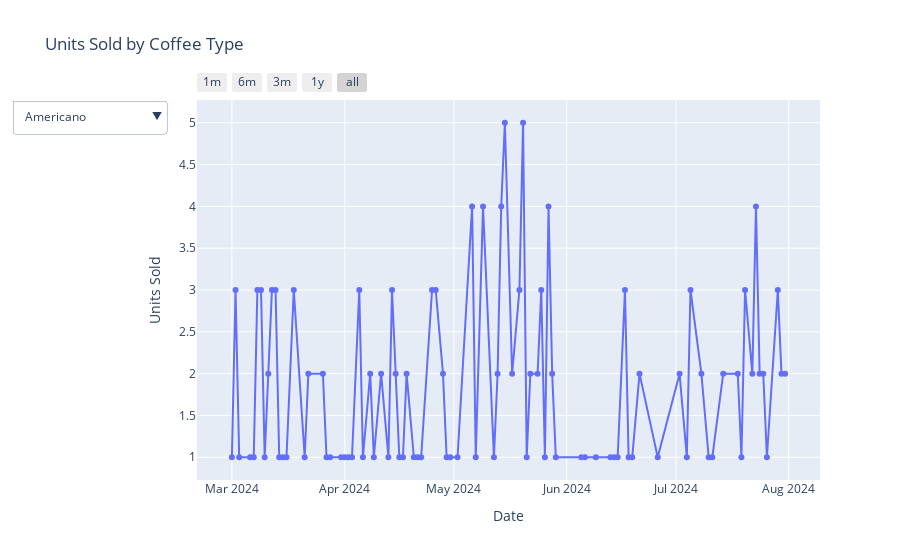

The notebook cell saved with this chart:
### Code cell
fig = go.Figure()
data['date_only'] = data.index.date
units_sold = data.groupby(['date_only', 'coffee_name']).size().reset_index(name='units_sold')

#Add a trace for each coffee type
coffee_types = units_sold['coffee_name'].unique()
for coffee in coffee_types:
    filtered_data = units_sold[units_sold['coffee_name'] == coffee]
    fig.add_trace(go.Scatter(x=filtered_data['date_only'], y=filtered_data['units_sold'], mode='lines+markers', name=coffee, visible=(coffee == coffee_types[0])))

#List of buttons for the dropdown menu
buttons = []
for coffee in coffee_types:
    buttons.append(dict(
        label=coffee,
        method="update",
        args=[{"visible": [trace.name == coffee for trace in fig.data]},
              {"title": f"Units Sold for {coffee}"}]
    ))

#Add the "All" button to show all traces
buttons.append(dict(
    label="All",
    method="update",
    args=[{"visible": [True] * len(fig.data)},
          {"title": "Units Sold by Coffee Type"}]
))

fig.update_xaxes(
    rangeselector=dict(
        buttons=list([
            dict(count=1, label="1m", step="month", stepmode="backward"),
            dict(count=6, label="6m", step="month", stepmode="backward"),
            dict(count=3, label="3m", step="month", stepmode="backward"),
            dict(count=1, label="1y", step="year", stepmode="backward"),
            dict(step="all")
        ])
    )
)

fig.update_layout(
    updatemenus=[
        dict(
            active=0,
            buttons=buttons,
        )
    ],
    title_text="Units Sold by Coffee Type",
    xaxis_title="Date",
    yaxis_title="Units Sold"
)
fig.show()

### Figure 1 — Plotly figure (JSON) as saved in the notebook; plotly's stock layout.template omitted (floating-point values rounded to 4 significant figures)
{"data": [{"mode": "lines+markers", "name": "Americano", "type": "scatter", "visible": true, "x": ["2024-03-01", "2024-03-02", "2024-03-03", "2024-03-06", "2024-03-07", "2024-03-08", "2024-03-09", "2024-03-10", "2024-03-11", "2024-03-12", "2024-03-13", "2024-03-14", "2024-03-15", "2024-03-16", "2024-03-18", "2024-03-21", "2024-03-22", "2024-03-26", "2024-03-27", "2024-03-28", "2024-03-31", "2024-04-01", "2024-04-02", "2024-04-03", "2024-04-05", "2024-04-06", "2024-04-08", "2024-04-09", "2024-04-11", "2024-04-13", "2024-04-14", "2024-04-15", "2024-04-16", "2024-04-17", "2024-04-18", "2024-04-20", "2024-04-21", "2024-04-22", "2024-04-25", "2024-04-26", "2024-04-28", "2024-04-29", "2024-04-30", "2024-05-02", "2024-05-06", "2024-05-07", "2024-05-09", "2024-05-12", "2024-05-13", "2024-05-14", "2024-05-15", "2024-05-17", "2024-05-19", "2024-05-20", "2024-05-21", "2024-05-22", "2024-05-24", "2024-05-25", "2024-05-26", "2024-05-27", "2024-05-28", "2024-05-29", "2024-06-05", "2024-06-06", "2024-06-09", "2024-06-13", "2024-06-14", "2024-06-15", "2024-06-17", "2024-06-18", "2024-06-19", "2024-06-21", "2024-06-26", "2024-07-02", "2024-07-04", "2024-07-05", "2024-07-08", "2024-07-10", "2024-07-11", "2024-07-14", "2024-07-18", "2024-07-19", "2024-07-20", "2024-07-22", "2024-07-23", "2024-07-24", "2024-07-25", "2024-07-26", "2024-07-29", "2024-07-30", "2024-07-31"], "y": [1, 3, 1, 1, 1, 3, 3, 1, 2, 3, 3, 1, 1, 1, 3, 1, 2, 2, 1, 1, 1, 1, 1, 1, 3, 1, 2, 1, 2, 1, 3, 2, 1, 1, 2, 1, 1, 1, 3, 3, 2, 1, 1, 1, 4, 1, 4, 1, 2, 4, 5, 2, 3, 5, 1, 2, 2, 3, 1, 4, 2, 1, 1, 1, 1, 1, 1, 1, 3, 1, 1, 2, 1, 2, 1, 3, 2, 1, 1, 2, 2, 1, 3, 2, 4, 2, 2, 1, 3, 2, 2]}, {"mode": "lines+markers", "name": "Americano with Milk", "type": "scatter", "visible": false, "x": ["2024-03-01", "2024-03-02", "2024-03-03", "2024-03-04", "2024-03-06", "2024-03-07", "2024-03-08", "2024-03-09", "2024-03-10", "2024-03-12", "2024-03-13", "2024-03-14", "2024-03-16", "2024-03-19", "2024-03-22", "2024-03-23", "2024-03-25", "2024-03-27", "2024-03-30", "2024-04-01", "2024-04-05", "2024-04-06", "2024-04-07", "2024-04-08", "2024-04-11", "2024-04-14", "2024-04-15", "2024-04-16", "2024-04-18", "2024-04-19", "2024-04-20", "2024-04-22", "2024-04-23", "2024-04-24", "2024-04-29", "2024-04-30", "2024-05-02", "2024-05-06", "2024-05-07", "2024-05-09", "2024-05-10", "2024-05-11", "2024-05-12", "2024-05-13", "2024-05-14", "2024-05-15", "2024-05-16", "2024-05-17", "2024-05-18", "2024-05-19", "2024-05-20", "2024-05-21", "2024-05-22", "2024-05-23", "2024-05-24", "2024-05-25", "2024-05-26", "2024-05-27", "2024-05-28", "2024-05-30", "2024-05-31", "2024-06-01", "2024-06-02", "2024-06-03", "2024-06-04", "2024-06-05", "2024-06-06", "2024-06-07", "2024-06-08", "2024-06-09", "2024-06-11", "2024-06-12", "2024-06-13", "2024-06-14", "2024-06-15", "2024-06-16", "2024-06-17", "2024-06-18", "2024-06-19", "2024-06-20", "2024-06-21", "2024-06-22", "2024-06-23", "2024-06-24", "2024-06-25", "2024-06-26", "2024-06-27", "2024-06-28", "2024-06-29", "2024-06-30", "2024-07-02", "2024-07-03", "2024-07-04", "2024-07-05", "2024-07-06", "2024-07-07", "2024-07-08", "2024-07-09", "2024-07-10", "2024-07-11", "2024-07-14", "2024-07-16", "2024-07-17", "2024-07-18", "2024-07-19", "2024-07-22", "2024-07-23", "2024-07-24", "2024-07-25", "2024-07-26", "2024-07-27", "2024-07-28", "2024-07-29", "2024-07-30", "2024-07-31"], "y": [4, 3, 2, 1, 1, 1, 1, 2, 2, 1, 1, 2, 2, 1, 2, 3, 2, 2, 1, 4, 1, 1, 1, 3, 1, 1, 2, 3, 1, 2, 7, 1, 3, 6, 1, 4, 2, 1, 1, 1, 1, 2, 4, 1, 2, 1, 3, 3, 4, 3, 5, 1, 3, 1, 1, 4, 2, 2, 3, 3, 4, 4, 3, 3, 5, 2, 4, 1, 1, 2, 3, 1, 5, 1, 3, 6, 1, 2, 3, 1, 3, 2, 2, 1, 2, 1, 2, 1, 3, 1, 3, 3, 1, 3, 1, 3, 1, 4, 1, 1, 1, 1, 1, 1, 2, 1, 3, 3, 1, 4, 5, 1, 2, 12, 6]}, {"mode": "lines+markers", "name": "Cocoa", "type": "scatter", "visible": false, "x": ["2024-03-01", "2024-03-03", "2024-03-05", "2024-03-20", "2024-03-23", "2024-03-26", "2024-04-05", "2024-04-16", "2024-04-19", "2024-04-20", "2024-04-26", "2024-05-07", "2024-05-11", "2024-05-20", "2024-05-21", "2024-05-27", "2024-05-28", "2024-05-29", "2024-05-31", "2024-06-01", "2024-06-05", "2024-06-15", "2024-06-19", "2024-07-05", "2024-07-07", "2024-07-19", "2024-07-21", "2024-07-23", "2024-07-25", "2024-07-29", "2024-07-31"], "y": [1, 1, 1, 1, 1, 1, 1, 2, 1, 1, 1, 2, 1, 1, 1, 1, 1, 1, 1, 2, 1, 1, 1, 1, 1, 1, 1, 1, 1, 1, 2]}, {"mode": "lines+markers", "name": "Hot Chocolate", "type": "scatter", "visible": false, "x": ["2024-03-01", "2024-03-03", "2024-03-05", "2024-03-07", "2024-03-09", "2024-03-12", "2024-03-13", "2024-03-14", "2024-03-15", "2024-03-19", "2024-03-26", "2024-03-27", "2024-04-01", "2024-04-07", "2024-04-09", "2024-04-10", "2024-04-12", "2024-04-13", "2024-04-18", "2024-04-19", "2024-04-20", "2024-04-26", "2024-05-14", "2024-05-16", "2024-05-19", "2024-05-22", "2024-05-23", "2024-05-24", "2024-05-26", "2024-05-29", "2024-05-30", "2024-05-31", "2024-06-04", "2024-06-10", "2024-06-11", "2024-06-12", "2024-06-13", "2024-06-16", "2024-06-29", "2024-06-30", "2024-07-07", "2024-07-11", "2024-07-12", "2024-07-16", "2024-07-18", "2024-07-29"], "y": [3, 2, 4, 1, 3, 1, 1, 2, 1, 2, 1, 1, 1, 1, 2, 1, 1, 2, 2, 1, 1, 1, 1, 2, 1, 1, 1, 1, 3, 2, 1, 1, 2, 2, 1, 2, 1, 4, 1, 1, 2, 1, 4, 1, 1, 2]}, {"mode": "lines+markers", "name": "Latte", "type": "scatter", "visible": false, "x": ["2024-03-01", "2024-03-02", "2024-03-03", "2024-03-04", "2024-03-05", "2024-03-07", "2024-03-08", "2024-03-09", "2024-03-10", "2024-03-11", "2024-03-12", "2024-03-14", "2024-03-15", "2024-03-17", "2024-03-19", "2024-03-20", "2024-03-21", "2024-03-23", "2024-03-24", "2024-03-25", "2024-03-26", "2024-03-27", "2024-03-28", "2024-03-29", "2024-03-30", "2024-04-02", "2024-04-04", "2024-04-05", "2024-04-06", "2024-04-07", "2024-04-08", "2024-04-09", "2024-04-10", "2024-04-11", "2024-04-13", "2024-04-14", "2024-04-18", "2024-04-19", "2024-04-20", "2024-04-21", "2024-04-22", "2024-04-24", "2024-04-25", "2024-04-26", "2024-04-28", "2024-04-30", "2024-05-02", "2024-05-03", "2024-05-07", "2024-05-08", "2024-05-09", "2024-05-10", "2024-05-11", "2024-05-12", "2024-05-14", "2024-05-15", "2024-05-16", "2024-05-17", "2024-05-18", "2024-05-20", "2024-05-21", "2024-05-23", "2024-05-25", "2024-05-26", "2024-05-27", "2024-05-28", "2024-05-29", "2024-05-30", "2024-05-31", "2024-06-01", "2024-06-02", "2024-06-03", "2024-06-04", "2024-06-05", "2024-06-06", "2024-06-09", "2024-06-10", "2024-06-11", "2024-06-12", "2024-06-13", "2024-06-14", "2024-06-15", "2024-06-16", "2024-06-19", "2024-06-20", "2024-06-21", "2024-06-22", "2024-06-23", "2024-06-24", "2024-06-25", "2024-06-26", "2024-06-28", "2024-06-29", "2024-06-30", "2024-07-02", "2024-07-03", "2024-07-06", "2024-07-07", "2024-07-08", "2024-07-10", "2024-07-11", "2024-07-13", "2024-07-14", "2024-07-18", "2024-07-19", "2024-07-20", "2024-07-21", "2024-07-22", "2024-07-23", "2024-07-24", "2024-07-25", "2024-07-26", "2024-07-27", "2024-07-28", "2024-07-29", "2024-07-30", "2024-07-31"], "y": [2, 1, 2, 2, 3, 3, 2, 1, 2, 2, 1, 3, 1, 1, 2, 2, 1, 2, 2, 3, 4, 1, 1, 1, 3, 1, 3, 2, 1, 1, 1, 1, 1, 1, 2, 2, 2, 1, 1, 1, 2, 1, 1, 2, 2, 2, 2, 3, 1, 1, 3, 3, 3, 3, 1, 1, 3, 2, 1, 4, 3, 3, 1, 3, 3, 1, 5, 3, 5, 2, 2, 3, 2, 2, 4, 4, 3, 2, 2, 2, 1, 1, 1, 3, 5, 2, 1, 1, 1, 1, 2, 1, 1, 1, 1, 2, 4, 1, 2, 1, 1, 2, 2, 4, 4, 4, 1, 1, 4, 2, 1, 5, 2, 1, 1, 3, 7]}, {"mode": "lines+markers", "name": "Cortado", "type": "scatter", "visible": false, "x": ["2024-03-03", "2024-03-05", "2024-03-06", "2024-03-08", "2024-03-09", "2024-03-10", "2024-03-11", "2024-03-12", "2024-03-14", "2024-03-16", "2024-03-17", "2024-03-18", "2024-03-19", "2024-03-20", "2024-03-21", "2024-03-23", "2024-03-26", "2024-03-27", "2024-03-28", "2024-04-02", "2024-04-03", "2024-04-04", "2024-04-05", "2024-04-07", "2024-04-12", "2024-04-14", "2024-04-16", "2024-04-17", "2024-04-18", "2024-04-26", "2024-04-29", "2024-05-06", "2024-05-07", "2024-05-15", "2024-05-20", "2024-05-22", "2024-05-23", "2024-05-24", "2024-05-26", "2024-05-28", "2024-05-29", "2024-05-31", "2024-06-01", "2024-06-04", "2024-06-05", "2024-06-07", "2024-06-08", "2024-06-09", "2024-06-13", "2024-06-14", "2024-06-17", "2024-06-18", "2024-06-19", "2024-06-22", "2024-06-27", "2024-06-28", "2024-07-12", "2024-07-18", "2024-07-21", "2024-07-25", "2024-07-26", "2024-07-30", "2024-07-31"], "y": [2, 1, 1, 1, 1, 1, 2, 1, 2, 3, 1, 1, 1, 2, 2, 1, 3, 2, 2, 1, 2, 1, 2, 1, 1, 4, 1, 1, 1, 1, 3, 2, 2, 2, 1, 1, 1, 3, 2, 1, 1, 1, 1, 3, 1, 2, 1, 2, 1, 1, 2, 1, 1, 1, 1, 1, 1, 1, 1, 2, 2, 3, 4]}, {"mode": "lines+markers", "name": "Espresso", "type": "scatter", "visible": false, "x": ["2024-03-04", "2024-03-09", "2024-03-10", "2024-03-13", "2024-03-14", "2024-03-22", "2024-04-05", "2024-04-07", "2024-04-08", "2024-04-10", "2024-04-15", "2024-04-17", "2024-05-15", "2024-05-19", "2024-05-21", "2024-05-23", "2024-05-30", "2024-06-07", "2024-06-09", "2024-06-13", "2024-06-15", "2024-06-16", "2024-06-21", "2024-06-26", "2024-06-28", "2024-06-30", "2024-07-01", "2024-07-03", "2024-07-05", "2024-07-18", "2024-07-24", "2024-07-25", "2024-07-26", "2024-07-27", "2024-07-28", "2024-07-30"], "y": [1, 1, 1, 4, 2, 1, 1, 1, 1, 2, 1, 1, 2, 2, 1, 1, 2, 1, 1, 2, 1, 1, 1, 1, 1, 1, 1, 1, 2, 1, 2, 1, 1, 2, 1, 2]}, {"mode": "lines+markers", "name": "Cappuccino", "type": "scatter", "visible": false, "x": ["2024-03-06", "2024-03-08", "2024-03-09", "2024-03-11", "2024-03-20", "2024-03-21", "2024-03-22", "2024-03-23", "2024-03-25", "2024-03-27", "2024-03-29", "2024-03-30", "2024-03-31", "2024-04-01", "2024-04-02", "2024-04-03", "2024-04-04", "2024-04-05", "2024-04-06", "2024-04-07", "2024-04-08", "2024-04-09", "2024-04-10", "2024-04-11", "2024-04-13", "2024-04-14", "2024-04-16", "2024-04-17", "2024-04-18", "2024-04-19", "2024-04-20", "2024-04-21", "2024-04-22", "2024-04-23", "2024-04-24", "2024-04-26", "2024-04-27", "2024-04-28", "2024-04-29", "2024-04-30", "2024-05-02", "2024-05-06", "2024-05-07", "2024-05-09", "2024-05-11", "2024-05-14", "2024-05-15", "2024-05-16", "2024-05-17", "2024-05-18", "2024-05-19", "2024-05-20", "2024-05-21", "2024-05-22", "2024-05-23", "2024-05-26", "2024-05-27", "2024-05-28", "2024-05-29", "2024-05-30", "2024-05-31", "2024-06-01", "2024-06-02", "2024-06-03", "2024-06-04", "2024-06-05", "2024-06-06", "2024-06-07", "2024-06-08", "2024-06-09", "2024-06-10", "2024-06-12", "2024-06-15", "2024-06-17", "2024-06-18", "2024-06-19", "2024-06-21", "2024-06-22", "2024-06-23", "2024-06-24", "2024-06-25", "2024-06-26", "2024-06-27", "2024-06-28", "2024-06-29", "2024-07-01", "2024-07-03", "2024-07-05", "2024-07-07", "2024-07-09", "2024-07-14", "2024-07-15", "2024-07-18", "2024-07-21", "2024-07-24", "2024-07-25", "2024-07-26", "2024-07-27", "2024-07-29", "2024-07-30", "2024-07-31"], "y": [2, 1, 3, 2, 1, 2, 1, 1, 1, 1, 3, 1, 1, 1, 1, 1, 1, 1, 1, 2, 3, 1, 1, 1, 3, 3, 1, 3, 2, 2, 3, 1, 1, 2, 1, 1, 1, 1, 3, 1, 2, 3, 3, 1, 2, 4, 1, 1, 2, 3, 4, 1, 2, 4, 9, 4, 1, 3, 1, 2, 2, 2, 1, 1, 2, 2, 2, 1, 2, 3, 1, 1, 1, 4, 3, 2, 4, 1, 2, 4, 1, 1, 1, 1, 3, 2, 3, 1, 4, 1, 1, 1, 1, 1, 3, 2, 3, 4, 2, 2, 1]}], "layout": {"title": {"text": "Units Sold by Coffee Type"}, "updatemenus": [{"active": 0, "buttons": [{"args": [{"visible": [true, false, false, false, false, false, false, false]}, {"title": "Units Sold for Americano"}], "label": "Americano", "method": "update"}, {"args": [{"visible": [false, true, false, false, false, false, false, false]}, {"title": "Units Sold for Americano with Milk"}], "label": "Americano with Milk", "method": "update"}, {"args": [{"visible": [false, false, true, false, false, false, false, false]}, {"title": "Units Sold for Cocoa"}], "label": "Cocoa", "method": "update"}, {"args": [{"visible": [false, false, false, true, false, false, false, false]}, {"title": "Units Sold for Hot Chocolate"}], "label": "Hot Chocolate", "method": "update"}, {"args": [{"visible": [false, false, false, false, true, false, false, false]}, {"title": "Units Sold for Latte"}], "label": "Latte", "method": "update"}, {"args": [{"visible": [false, false, false, false, false, true, false, false]}, {"title": "Units Sold for Cortado"}], "label": "Cortado", "method": "update"}, {"args": [{"visible": [false, false, false, false, false, false, true, false]}, {"title": "Units Sold for Espresso"}], "label": "Espresso", "method": "update"}, {"args": [{"visible": [false, false, false, false, false, false, false, true]}, {"title": "Units Sold for Cappuccino"}], "label": "Cappuccino", "method": "update"}, {"args": [{"visible": [true, true, true, true, true, true, true, true]}, {"title": "Units Sold by Coffee Type"}], "label": "All", "method": "update"}]}], "xaxis": {"rangeselector": {"buttons": [{"count": 1, "label": "1m", "step": "month", "stepmode": "backward"}, {"count": 6, "label": "6m", "step": "month", "stepmode": "backward"}, {"count": 3, "label": "3m", "step": "month", "stepmode": "backward"}, {"count": 1, "label": "1y", "step": "year", "stepmode": "backward"}, {"step": "all"}]}, "title": {"text": "Date"}}, "yaxis": {"title": {"text": "Units Sold"}}}}
